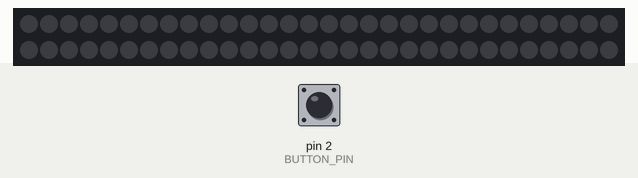
This sketch was run on a simulated Arduino Uno, built with avr-gcc and run on an emulated ATmega328P. Shown: 60 RGB LEDs in strip order, left to right, continuing on the next row. Inputs (shaded band) come from the test bench; at power-on: pin 2 (BUTTON_PIN) HIGH. Dim RGB values are drawn brighter than linear; what the sketch prints to the serial monitor is not drawn.

Above: at 1.2 s.
1.3 s: pin 2 (BUTTON_PIN) pulled LOW for 0.15 s
At 2.0 s:
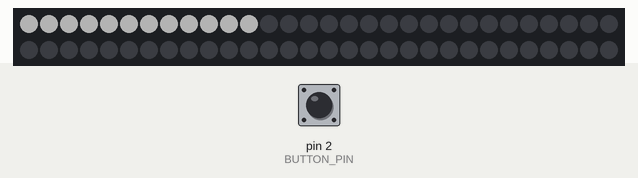
At 2.9 s:
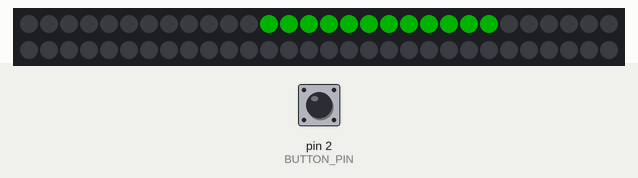
Timing chart, 0 to 4.4 s (numbered marks = the images above; inputs shaded):
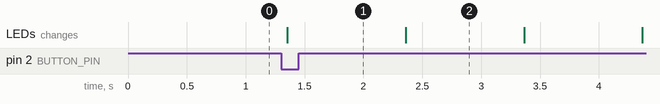

The sketch:

light_test.ino
```cpp
#include <Adafruit_NeoPixel.h>

// ----------------------
// 1. 参数配置
// ----------------------
const int BUTTON_PIN     = 2;    // 按钮引脚
const int LED_PIN        = 6;    // 灯带数据引脚
const int GROUPS         = 5;    // 总共有 5 组 (金木水火土)
const int LEDS_PER_GROUP = 12;   // 每一组有 12 个灯
const int TOTAL_LEDS     = GROUPS * LEDS_PER_GROUP; // 总灯数 = 60

// 初始化 NeoPixel 对象
Adafruit_NeoPixel pixels(TOTAL_LEDS, LED_PIN, NEO_GRB + NEO_KHZ800);

// ----------------------
// 2. 颜色定义
// ----------------------
uint32_t elementColors[5];

void setup() {
  Serial.begin(9600);

  // 按钮配置：内部上拉，无需电阻
  pinMode(BUTTON_PIN, INPUT_PULLUP);

  pixels.begin();

  // 设置全局亮度 (0-255)
  // 建议设置在 50-100 之间，以减小电流压力，保护眼睛和电源
  pixels.setBrightness(60);

  pixels.show(); // 初始化全灭

  // 定义五行颜色
  // 1. 金 (Metal) - 白色
  elementColors[0] = pixels.Color(255, 255, 255);
  // 2. 木 (Wood) - 绿色
  elementColors[1] = pixels.Color(0, 255, 0);
  // 3. 水 (Water) - 蓝色
  elementColors[2] = pixels.Color(0, 0, 255);
  // 4. 火 (Fire) - 红色
  elementColors[3] = pixels.Color(255, 0, 0);
  // 5. 土 (Earth) - 黄色
  elementColors[4] = pixels.Color(255, 180, 0);
}

void loop() {
  // 检测按钮是否按下 (LOW 为按下)
  if (digitalRead(BUTTON_PIN) == LOW) {
    delay(50); // 防抖
    if (digitalRead(BUTTON_PIN) == LOW) {
      Serial.println("开始五行循环...");

      runGroupCycle();

      // 等待松开
      while(digitalRead(BUTTON_PIN) == LOW);
    }
  }
}

/**
 * 执行五行分组循环
 */
void runGroupCycle() {
  // 循环 2 遍
  for (int cycle = 0; cycle < 2; cycle++) {

    // 遍历 5 个组 (金->木->水->火->土)
    for (int groupIndex = 0; groupIndex < GROUPS; groupIndex++) {

      // --- 点亮当前组 ---

      // 计算这一组的起始灯珠编号
      // 例如：第0组是从0开始，第1组是从12开始，第2组是从24开始...
      int startPixel = groupIndex * LEDS_PER_GROUP;

      // 将这一组内的 12 个灯全部设为对应颜色
      for (int i = 0; i < LEDS_PER_GROUP; i++) {
        // 这里的 startPixel + i 就是具体的灯珠编号 (0-59)
        pixels.setPixelColor(startPixel + i, elementColors[groupIndex]);
      }
      pixels.show(); // 刷新显示，让这一组亮起

      delay(1000); // 每一组亮 1 秒 (可调整)

      // --- 熄灭当前组 ---

      // 循环开始前，把当前这一组熄灭，实现“前灯熄灭后灯亮”
      for (int i = 0; i < LEDS_PER_GROUP; i++) {
        pixels.setPixelColor(startPixel + i, 0); // 0 代表灭
      }
      pixels.show(); // 刷新显示，让这一组熄灭

    } // 这一组结束，进入下一组

    delay(200); // 每一遍大循环中间稍作停顿

  } // 2遍结束

  // 再次确保全灭
  pixels.clear();
  pixels.show();
}
```

Measured:
- after the input at 1.3 s, the LEDs: change after 0.05 s (image 1)
- what the display in image 2 shows lasts 1.0 s, from 2.4 s to 3.4 s
